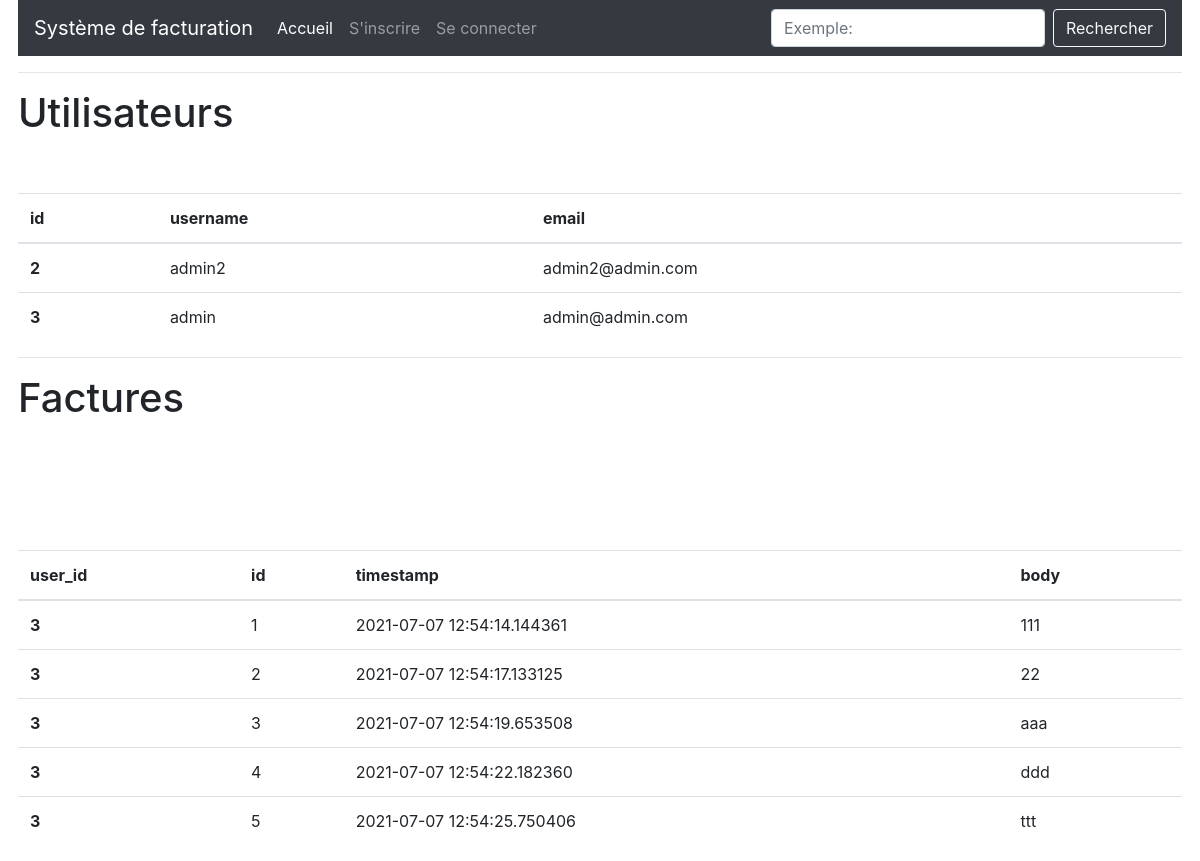
Screenshot of /all with the database file from the repository.
### app/models.py (models this page shows, shortened)
class User(UserMixin, db.Model):
    id = db.Column(db.Integer, primary_key=True)
    username = db.Column(db.String(64), index=True, unique=True)
    email = db.Column(db.String(120), index=True, unique=True)
    password_hash = db.Column(db.String(128))
    factures = db.relationship('Facture', backref='author', lazy='dynamic')
    about_me = db.Column(db.String(140))
    last_seen = db.Column(db.DateTime, default=datetime.utcnow)

class Facture(db.Model):
    id = db.Column(db.Integer, primary_key=True)
    name = db.Column(db.String(50))
    body = db.Column(db.String(140))
    timestamp = db.Column(db.DateTime, index=True, default=datetime.utcnow)
    amount = db.Column(db.Float)
    user_id = db.Column(db.Integer, db.ForeignKey('user.id'))

### app/routes.py (the view)
@app.route('/all')
def all():
    users = User.query.all()
    factures = Facture.query.all()
    return render_template('all.html', users=users, factures=factures)

### app/routes.py (called while the page is built)
@app.before_request
def before_request():
    if current_user.is_authenticated:
        current_user.last_seen = datetime.utcnow()
        db.session.commit()

### app/templates/all.html
{% extends "base.html" %}
{% block app_content %}
  <h1>{{ _('Utilisateurs') }}</h1>
  <table class="table table-hover">
    <thead>
      <tr>
        <th scope="col">id</th>
        <th scope="col">username</th>
        <th scope="col">email</th>
      </tr>
    </thead>
    <tbody>
      {% for u in users %}
        <tr>
          <th scope="row">{{ u.id }}</th>
          <td>{{ u.username }}</td>
          <td>{{ u.email }}</td>
        </tr>
        <br>
      {% endfor %}
    </tbody>
  </table>
  <hr>
  <h1>{{ _('Factures') }}</h1>
  <table class="table table-hover">
    <thead>
      <tr>
        <th scope="col">user_id</th>
        <th scope="col">id</th>
        <th scope="col">timestamp</th>
        <th scope="col">body</th>
      </tr>
    </thead>
    <tbody>
      {% for f in factures %}
        <tr>
          <th scope="row">{{ f.user_id }}</th>
          <td>{{ f.id }}</td>
          <td>{{ f.timestamp }}</td>
          <td>{{ f.body }}</td>
        </tr>
        <br>
      {% endfor %}
    </tbody>
  </table>
{% endblock %}

### rows the page displays
User: id "2", username "admin2", email "admin2@admin.com"
User: id "3", username "admin", email "admin@admin.com"
Facture: user_id "3", id "1", timestamp "2021-07-07 12:54:14.144361", body "111"
Facture: user_id "3", id "2", timestamp "2021-07-07 12:54:17.133125", body "22"
Facture: user_id "3", id "3", timestamp "2021-07-07 12:54:19.653508", body "aaa"
Facture: user_id "3", id "4", timestamp "2021-07-07 12:54:22.182360", body "ddd"
Facture: user_id "3", id "5", timestamp "2021-07-07 12:54:25.750406", body "ttt"
